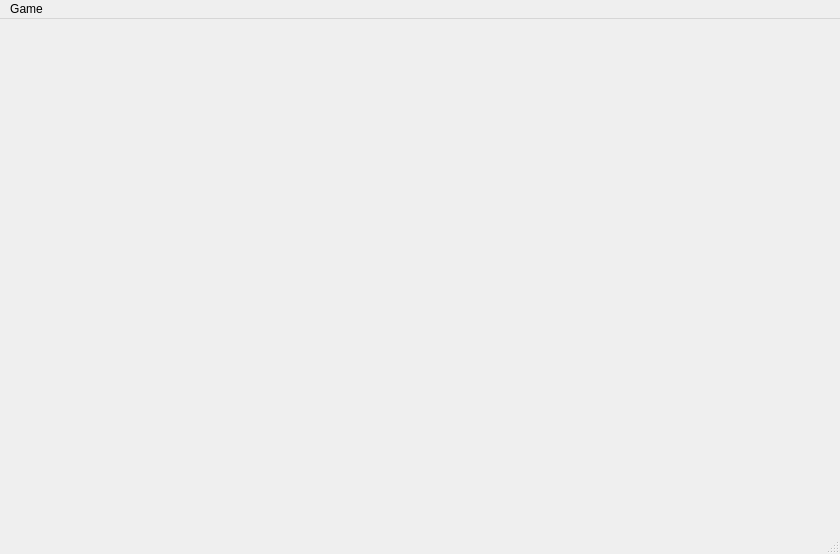
<?xml version="1.0" encoding="UTF-8"?>
<ui version="4.0">
 <class>MainWindow</class>
 <widget class="QMainWindow" name="MainWindow">
  <property name="geometry">
   <rect>
    <x>0</x>
    <y>0</y>
    <width>840</width>
    <height>554</height>
   </rect>
  </property>
  <property name="windowTitle">
   <string>MainWindow</string>
  </property>
  <widget class="minesweeper::BoardView" name="centralwidget"/>
  <widget class="QMenuBar" name="menubar">
   <property name="geometry">
    <rect>
     <x>0</x>
     <y>0</y>
     <width>840</width>
     <height>21</height>
    </rect>
   </property>
   <widget class="QMenu" name="menuNew_Game">
    <property name="title">
     <string>Game</string>
    </property>
    <addaction name="actionNew_Game"/>
   </widget>
   <addaction name="menuNew_Game"/>
  </widget>
  <widget class="QStatusBar" name="statusbar"/>
  <action name="actionNew_Game">
   <property name="text">
    <string>New Game</string>
   </property>
  </action>
 </widget>
 <customwidgets>
  <customwidget>
   <class>minesweeper::BoardView</class>
   <extends>QWidget</extends>
   <header>boardview.h</header>
   <container>1</container>
  </customwidget>
 </customwidgets>
 <resources/>
 <connections/>
</ui>
